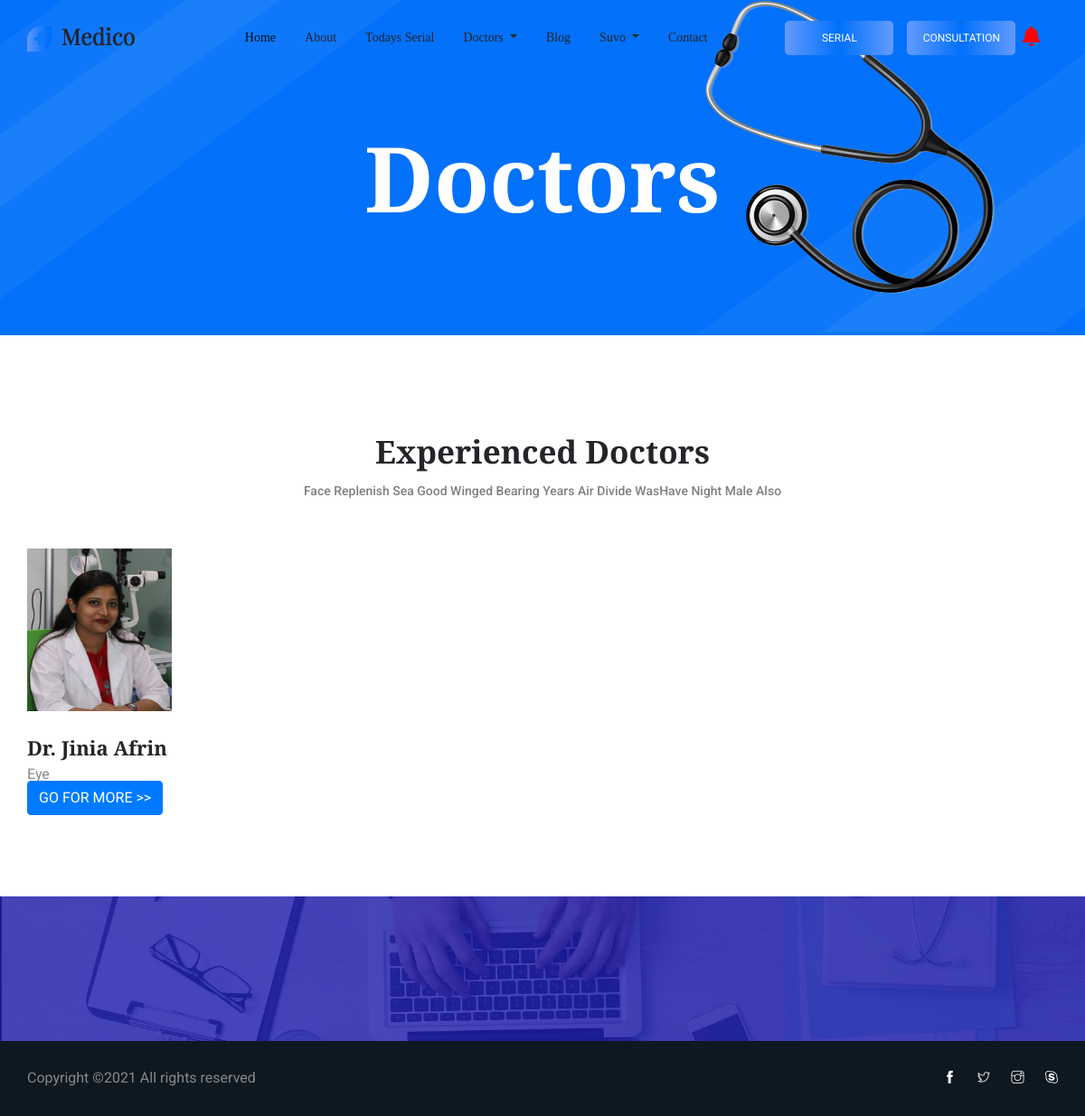
Screenshot of /doctor-dept.php?deptid=1 (signed in) with the database file from the repository.
### tables this page shows
CREATE TABLE `our_doctor_table` (
  `od_id` int(11) NOT NULL,
  `dept_id` int(11) NOT NULL,
  `od_name` varchar(300) NOT NULL,
  `od_email` varchar(300) NOT NULL,
  `od_dept` varchar(300) NOT NULL,
  `od_image` varchar(300) NOT NULL,
  `od_skype` varchar(200) NOT NULL,
  `od_phone` varchar(200) NOT NULL,
  `od_desc` text NOT NULL,
  `od_pass` varchar(300) NOT NULL,
  `od_fee` int(11) NOT NULL,
  `od_valid` varchar(300) NOT NULL
);

CREATE TABLE `dept_table` (
  `dept_id` int(11) NOT NULL,
  `dept_name` varchar(300) NOT NULL
);

### library/db.php (called while the page is built, shortened)
<?php
class DBconnection{
	public function connectDataBase(){
		$this->con = new mysqli('localhost', 'root', '','doctor_db');
	}
}
?>

### library/Selectclass.php (called while the page is built, shortened)
<?php
include_once 'db.php';
class Selectclass extends DBconnection{
	public function selects($query){
		$result = $this->con->query($query) or die($this->con->error.__LINE__);
		if($result){
			return $result;
		} else {
			return false;
		}
	}
	public function selectalljoinTWOid($var,$vars,$id,$i){
		$query = "SELECT * FROM $var LEFT JOIN $vars ON $var.$id = $vars.$id where $var.$id = $i";
		$result = self::selects($query);
		return $result;
	}
}
 ?>

### doctor-dept.php (the view, shortened to what this page needs)
<?php include_once 'header.php'; ?>
    <section class="breadcrumb_part breadcrumb_bg">
        <div class="container">
            <div class="row">
                <div class="col-lg-12">
                    <div class="breadcrumb_iner">
                        <div class="breadcrumb_iner_item">
                            <h2>doctors</h2>
                        </div>
                    </div>
                </div>
            </div>
        </div>
    </section>
    <section class="doctor_part single_page_doctor_part">
        <div class="container">
            <div class="row justify-content-center">
                <div class="col-xl-8">
                    <div class="section_tittle text-center">
                        <h2> Experienced Doctors</h2>
                        <p>Face replenish sea good winged bearing years air divide wasHave night male also</p>
                    </div>
                </div>
            </div>
             <div class="row">
                <?php
                    $viewdoctor = $sc->selectalljoinTWOid('our_doctor_table','dept_table','dept_id',$_GET['deptid']);
                    if ($viewdoctor) {
                        while ($row = $viewdoctor->fetch_assoc()) {
                ?>
                <div class="col-sm-6 col-lg-3">
                    <div class="single_blog_item">
                        <div class="single_blog_img">
                            <a class="tip" title="<?php echo  strip_tags($row['od_desc'].'
                 '.$row['od_email']); ?>" href="single-dr.php?doctorid=<?php echo  $row['od_id']; ?>#appointment">
                            <img style="width: 160px; height: 180px;" src="<?php echo $row['od_image'];?>" alt="doctor">
                                 </a>
                        </div>
                        <div class="single_text">
                            <div class="single_blog_text">
                                <h3><?php echo $row['od_name'];?></h3>
                                <p><?php echo $row['dept_name'];?></p>
                                <a class="btn btn-primary" href="single-dr.php?doctorid=<?php echo $row['od_id'];?>#appointment">GO FOR MORE >> </a>
                            </div>
                        </div>
                    </div>
                </div>
          <?php }} ?>
        </div>
        </div>
    </section>
    <section class="regervation_part section_padding">
    </section>
     <?php include_once 'footer.php'; ?>

### doctor-dept.php (style rules this page uses)
a.tip { border-bottom: 1px dashed; text-decoration: none }

### rows the page displays
our_doctor_table: od_image (picture), od_name "Dr. Jinia Afrin", dept.dept_name "Eye"

### other values shown
Session::get('customer_name') "Suvo"
